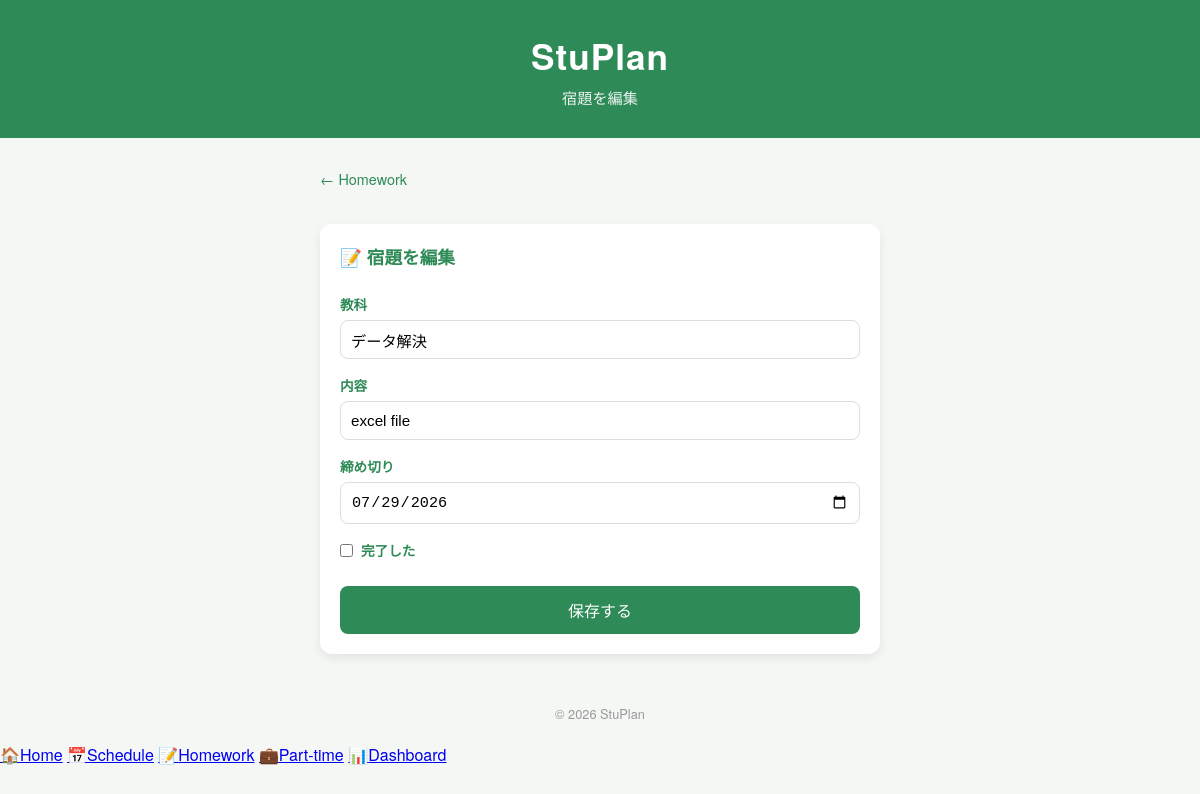
The page /homework/edit/4 on the database its author committed.
### tables this page shows
CREATE TABLE homeworks (
    id INTEGER PRIMARY KEY AUTOINCREMENT,
    subject TEXT NOT NULL,
    task TEXT NOT NULL,
    deadline TEXT NOT NULL,
    done INTEGER NOT NULL DEFAULT 0
, user_id INTEGER DEFAULT 1);

### app.py (the view, shortened to what this page needs)
@app.route("/homework/edit/<int:homework_id>", methods=["GET", "POST"])
def edit_homework(homework_id):
    lang = session.get("lang", "ja")
    t = TRANSLATIONS[lang]
    return render_template("edit_homework.html", item=get_homework_by_id(homework_id), t=t)

### app.py (called while the page is built)
def get_db_connection():
    if DATABASE_URL:
        import psycopg2
        import psycopg2.extras
        conn = psycopg2.connect(DATABASE_URL)
        conn.autocommit = False
        return conn
    else:
        conn = sqlite3.connect("stuplan.db")
        conn.row_factory = sqlite3.Row
        return conn

def ph(n=1):
    if DATABASE_URL:
        return ",".join(["%s"] * n) if n > 1 else "%s"
    else:
        return ",".join(["?"] * n) if n > 1 else "?"

def fetchone_as_dict(cursor):
    if DATABASE_URL:
        cols = [desc[0] for desc in cursor.description]
        row = cursor.fetchone()
        return dict(zip(cols, row)) if row else None
    else:
        row = cursor.fetchone()
        return dict(row) if row else None

def get_user_id():
    return session.get("user_id", 1)

def get_homework_by_id(homework_id):
    conn = get_db_connection()
    cursor = conn.cursor()
    p = ph()
    cursor.execute(f"SELECT * FROM homeworks WHERE id = {p} AND user_id = {p}", (homework_id, get_user_id()))
    row = fetchone_as_dict(cursor)
    conn.close()
    return row

### templates/edit_homework.html (shortened to what this page needs)
<!DOCTYPE html>
<html lang="ja">
<head>
    <link rel="stylesheet" href="{{ url_for('static', filename='style.css') }}">
</head>
<body>
    <header class="main-header"><h1>StuPlan</h1><p>{{ t.homework_edit_title }}</p></header>
    <main class="container schedule-container">
        <a href="/homework" class="back-link">← {{ t.homework_title }}</a>
        <section class="card schedule-card">
            <h2>📝 {{ t.homework_edit_title }}</h2>
            <form method="POST" class="add-form">
                <label>{{ t.subject }}</label>
                <input type="text" name="subject" value="{{ item.subject }}" required>
                <label>{{ t.task }}</label>
                <input type="text" name="task" value="{{ item.task }}" required>
                <label>{{ t.deadline }}</label>
                <input type="date" name="deadline" value="{{ item.deadline }}" required>
                <label class="checkbox-label">
                    <input type="checkbox" name="done" {% if item.done %}checked{% endif %}>
                    {{ t.done }}
                </label>
                <button type="submit">{{ t.save }}</button>
            </form>
        </section>
    </main>
    <footer class="main-footer"><p>&copy; 2026 StuPlan</p></footer>
    <nav class="bottom-nav">
        <a href="/home" class="nav-item "><span class="nav-icon">🏠</span><span>Home</span></a>
        <a href="/schedule" class="nav-item "><span class="nav-icon">📅</span><span>Schedule</span></a>
        <a href="/homework" class="nav-item active"><span class="nav-icon">📝</span><span>Homework</span></a>
        <a href="/parttime" class="nav-item "><span class="nav-icon">💼</span><span>Part-time</span></a>
        <a href="/dashboard" class="nav-item "><span class="nav-icon">📊</span><span>Dashboard</span></a>
    </nav>
</body>
</html>

### static/style.css (style rules this page uses)
* { margin: 0; padding: 0; box-sizing: border-box; }
body { font-family: "Helvetica Neue", Arial, "Hiragino Kaku Gothic ProN", "Meiryo", sans-serif; background-color: #f4f7f4; color: #333; }
.main-header { background-color: #2e8b57; color: white; text-align: center; padding: 30px 20px; }
.main-header h1 { font-size: 2.2rem; letter-spacing: 1px; }
.main-header p { margin-top: 5px; font-size: 0.95rem; opacity: 0.9; }
.container { max-width: 800px; margin: 30px auto; padding: 0 20px; display: grid; grid-template-columns: 1fr 1fr; gap: 20px; }
.card { background-color: #ffffff; border-radius: 12px; padding: 20px; box-shadow: 0 4px 10px rgba(0, 0, 0, 0.08); transition: transform 0.2s ease; }
.card h2 { font-size: 1.1rem; margin-bottom: 10px; color: #2e8b57; }
.main-footer { text-align: center; padding: 20px; color: #999; font-size: 0.8rem; }
.schedule-container { grid-template-columns: 1fr; max-width: 600px; }
.back-link { display: inline-block; margin-bottom: 15px; color: #2e8b57; text-decoration: none; font-size: 0.9rem; }
.add-form { display: flex; flex-direction: column; gap: 6px; margin-top: 15px; }
.add-form label { font-size: 0.85rem; color: #2e8b57; font-weight: bold; margin-top: 10px; }
.add-form input { padding: 10px; border: 1px solid #ddd; border-radius: 8px; font-size: 0.95rem; }
.add-form button { margin-top: 20px; padding: 12px; background-color: #2e8b57; color: white; border: none; border-radius: 8px; font-size: 1rem; cursor: pointer; }
.checkbox-label { display: flex; align-items: center; gap: 8px; margin-top: 15px; font-size: 0.9rem; color: #333; }
.checkbox-label input { width: auto; }

### rows shown on the page
homeworks: subject "データ解決", task "excel file", deadline "07/29/2026"

### other values the page prints
{{ t.homework_edit_title }} "宿題を編集"
{{ t.homework_title }} "Homework"
{{ t.subject }} "教科"
{{ t.task }} "内容"
{{ t.deadline }} "締め切り"
{{ t.done }} "完了した"
{{ t.save }} "保存する"
